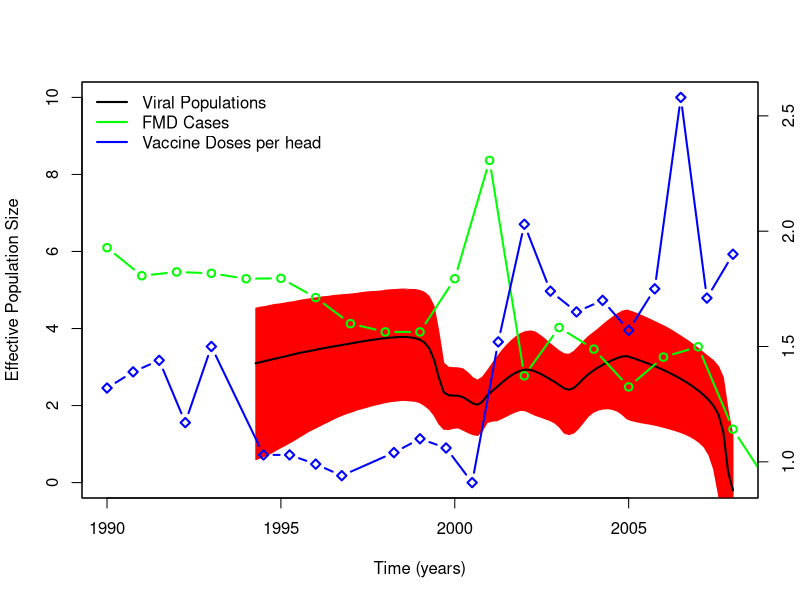
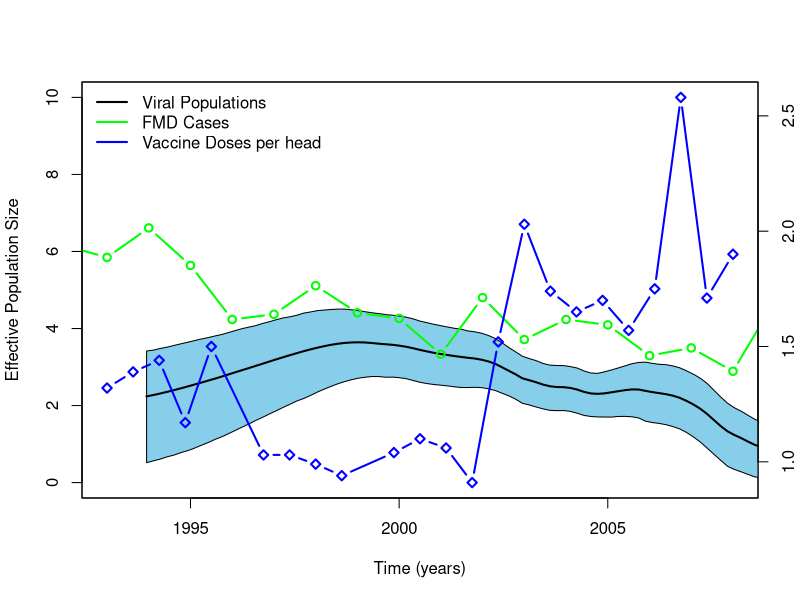

The R source for these figures, in order:
### As described in the main text, our samlping is quite sparse prior to the 1990's
### So what we did was to estimate skyrides from sequences with sampling date > 2000 only
### This script will plot the results of these analyses, presented in Figure S6
### Copyleft (or the one to blame): Carvalho, LMF (2014)

skyA <- data.frame(read.table("../DATA/BEAST_OUTPUT/skyride_Afrom2000.txt", header = TRUE, sep = "\t"))
skyO <- data.frame(read.table("../DATA/BEAST_OUTPUT/skyride_Ofrom2000.txt", header = TRUE, sep = "\t"))

cases <- data.frame(read.table("../DATA/EPI_DATA//cases_FMD.txt", header = TRUE, sep = "\t"))
vac <- data.frame(read.table("../DATA//EPI_DATA//vac_FMD.txt", header = TRUE, sep = "\t"))

cases$A <- log(cases$A + 1)
cases$O <- log(cases$O + 1)

skyA[, 2:5] <- apply(skyA[, 2:5], 2, log)
skyO[, 2:5] <- apply(skyO[, 2:5], 2, log)

# Serotype A
pdf("../FIGURES/PLOTS/SFig_A2000sky.pdf")
plot(skyA$Time, skyA$Mean, ylim = c(0, 10), lwd = 2, ylab = "Effective Population Size",
     xlab = "Time (years)", col = "blue", type = "l", xlim = c(1990, 2008))
polygon(c(skyA$Time, rev(skyA$Time)), c(skyA$Lower, rev(skyA$Upper)), col = "red", border = "red")
lines(skyA$Time, skyA$Mean, lwd = 2, ylab = "Effective Population Size", xlab = "Time", col = 1)
lines(cases$YEAR, cases$A, lwd = 2, type = "b", col = "green")
par(new = TRUE) 
plot(vac$Year, vac$Mean, lwd = 2, type = "b", pch = 23, ann = FALSE, xaxt = "n", yaxt = "n", ylab = "", col = "blue")
axis(4) 
legend(x = "topleft", bty = "n", lty = c(1, 1, 1), lwd = c(2, 2, 2), col = c("black", "green", "blue"),
       legend = c("Viral Populations", "FMD Cases", "Vaccine Doses per head"), cex = 1)
dev.off()

## Serotype O
pdf("../FIGURES/PLOTS/SFig_O2000sky.pdf")
plot(skyO$Time, skyO$Mean, ylim = c(0, 10), lwd = 2, ylab = "Effective Population Size",
     xlab = "Time (years)", col = "blue", type = "l", xlim = c(1993, 2008))
polygon(c(skyO$Time, rev(skyO$Time)), c(skyO$Lower, rev(skyO$Upper)), col = "skyblue", border = "black")
lines(skyO$Time, skyO$Mean, lwd = 2, ylab = "Effective Population Size", xlab = "Time", col = 1)
lines(cases$YEAR, cases$O, lwd = 2, type = "b", col = "green")
par(new = TRUE) 
plot(vac$Year, vac$Mean, lwd = 2, type = "b", pch = 23, ann = FALSE, xaxt = "n", yaxt = "n", ylab = "", col = "blue")
axis(4) 
legend(x = "topleft", bty = "n", lty = c(1, 1, 1), lwd = c(2, 2, 2), col = c("black", "green", "blue"),
       legend = c("Viral Populations", "FMD Cases", "Vaccine Doses per head"), cex = 1)
dev.off()